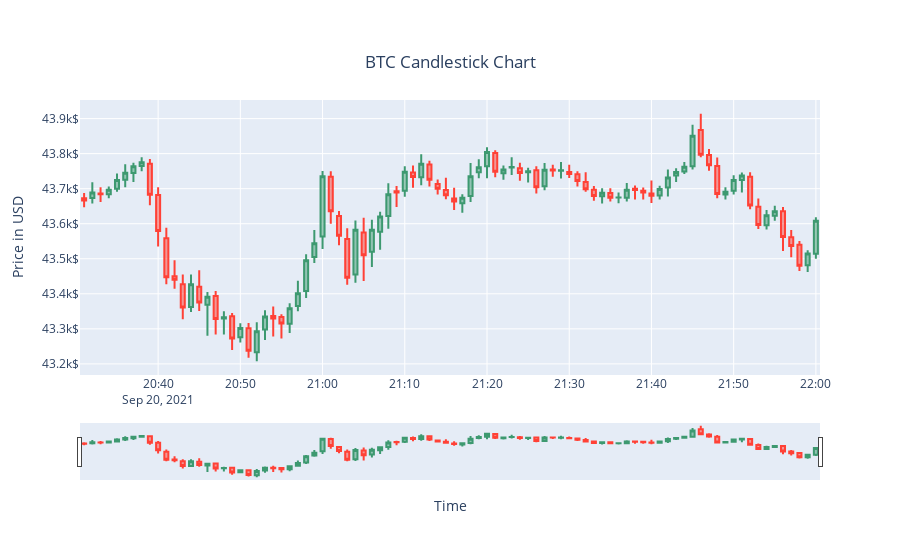
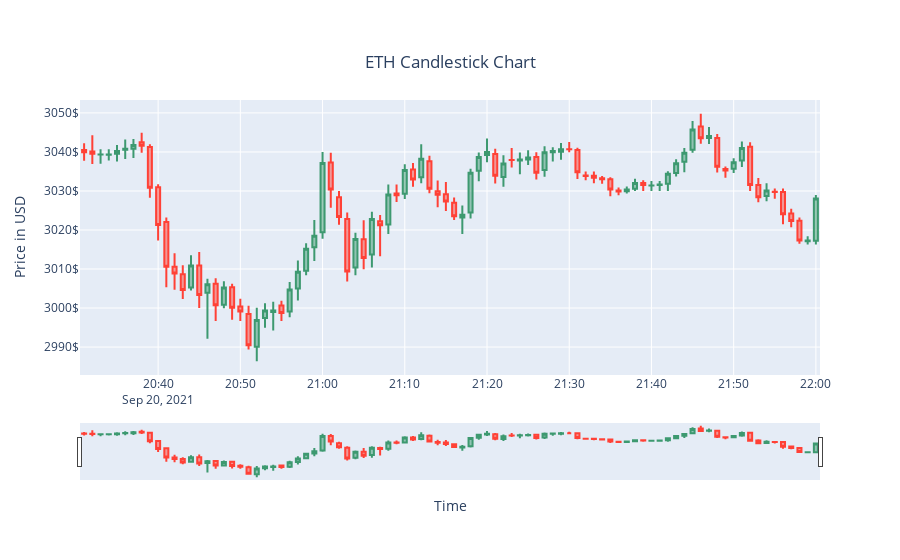
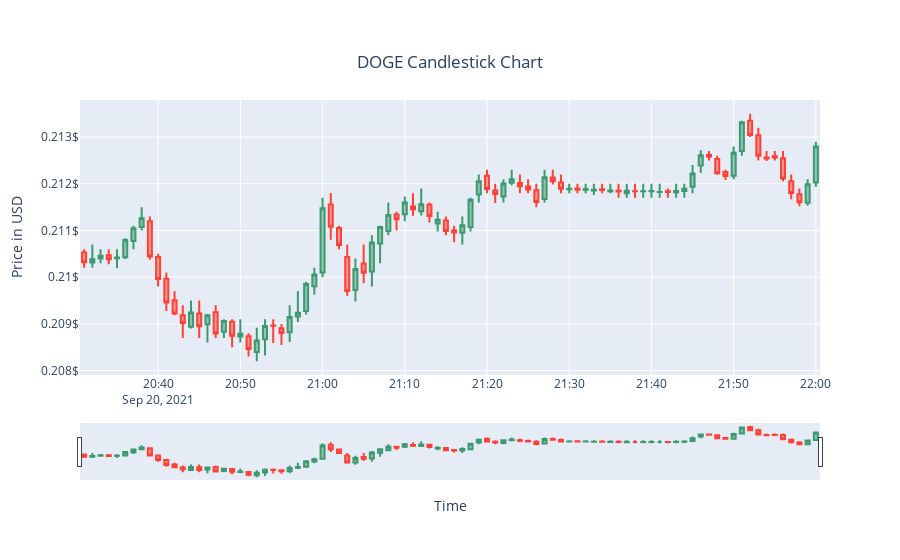

Notebook code cell kept with these figures, in order:
### Markdown cell above
## Candlestick Chart （Period: 20/09/2021)

### Code cell
cschart(btc, label = "BTC")

cschart(eth, label = "ETH")

cschart(doge, label = "DOGE")
